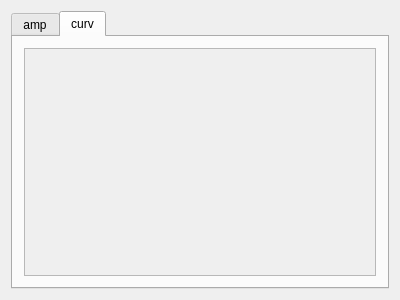
<?xml version="1.0" encoding="UTF-8"?>
<ui version="4.0">
 <class>imgView</class>
 <widget class="QWidget" name="imgView">
  <property name="geometry">
   <rect>
    <x>0</x>
    <y>0</y>
    <width>400</width>
    <height>300</height>
   </rect>
  </property>
  <property name="windowTitle">
   <string>测试结果</string>
  </property>
  <layout class="QGridLayout" name="gridLayout">
   <item row="0" column="0">
    <widget class="QTabWidget" name="tabWidget">
     <property name="currentIndex">
      <number>1</number>
     </property>
     <widget class="QWidget" name="tab">
      <attribute name="title">
       <string>amp</string>
      </attribute>
      <layout class="QGridLayout" name="gridLayout_2">
       <item row="0" column="0">
        <widget class="QScrollArea" name="amp_area">
         <property name="widgetResizable">
          <bool>true</bool>
         </property>
         <widget class="QWidget" name="amp_area_widget">
          <property name="geometry">
           <rect>
            <x>0</x>
            <y>0</y>
            <width>356</width>
            <height>237</height>
           </rect>
          </property>
         </widget>
        </widget>
       </item>
      </layout>
     </widget>
     <widget class="QWidget" name="tab_2">
      <attribute name="title">
       <string>curv</string>
      </attribute>
      <layout class="QGridLayout" name="gridLayout_3">
       <item row="0" column="0">
        <widget class="QScrollArea" name="curv_area">
         <property name="widgetResizable">
          <bool>true</bool>
         </property>
         <widget class="QWidget" name="curv_area_widget">
          <property name="geometry">
           <rect>
            <x>0</x>
            <y>0</y>
            <width>356</width>
            <height>237</height>
           </rect>
          </property>
         </widget>
        </widget>
       </item>
      </layout>
     </widget>
    </widget>
   </item>
  </layout>
 </widget>
 <layoutdefault spacing="6" margin="11"/>
 <resources/>
 <connections/>
</ui>
